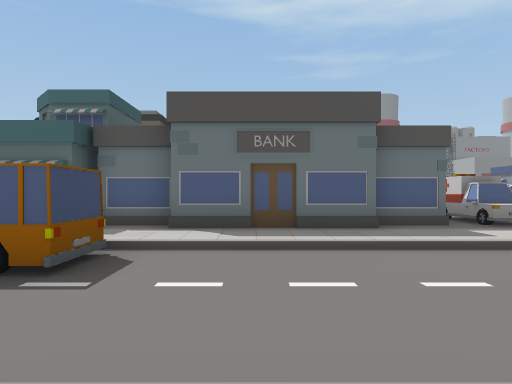
View 1 (above)

24 first-person views from a walk through a 3-D level made in the Unity game engine. The camera is 1.2 m above the floor, looks level and sees 75° across. The floor is counted in squares, 2 m on a side. Each view is taken from the middle of a square. On the plan, view 1 faces up. The plan holds only what a view shows up to about 10 squares ahead; the rest is blank. The place goes on beyond the plan. The player is left out.

View 2
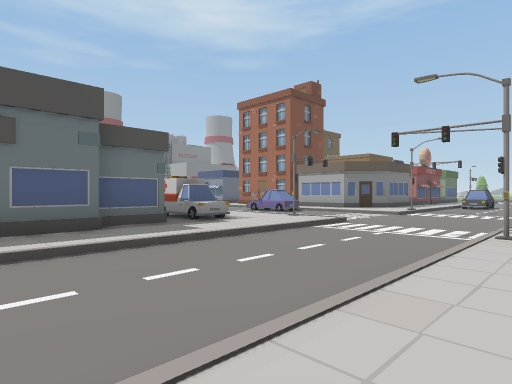

View 3
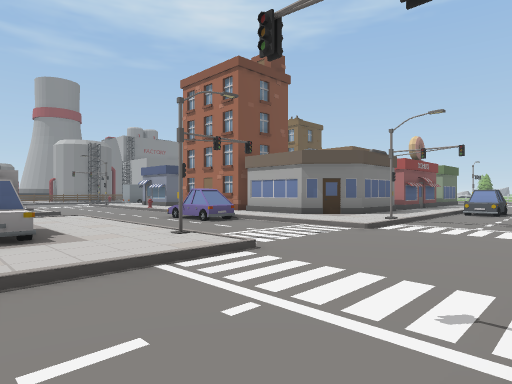

View 4
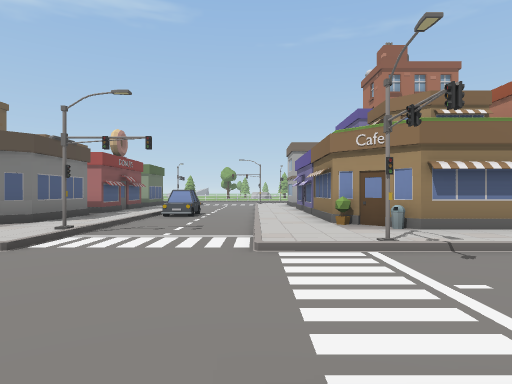

View 5
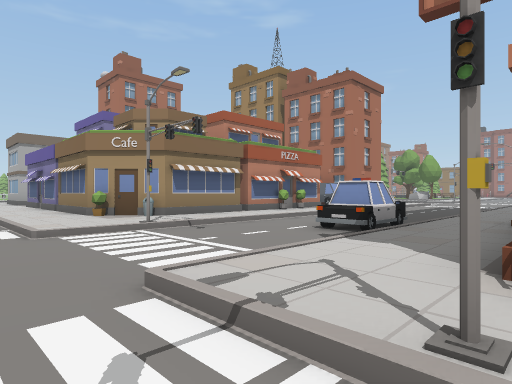

View 6
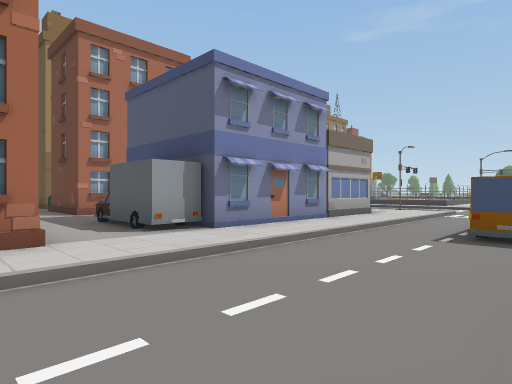

View 7
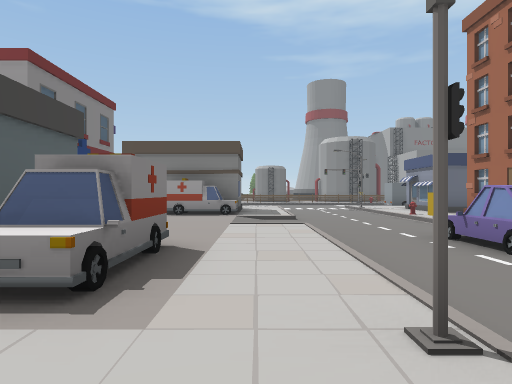

View 8
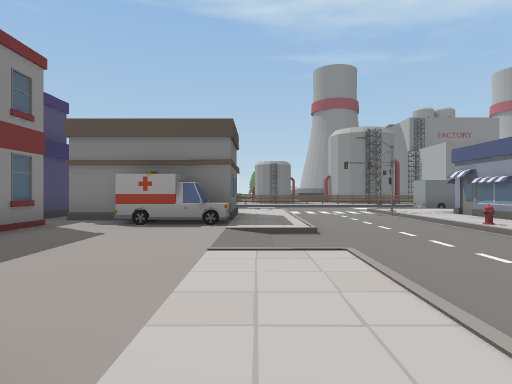

View 9
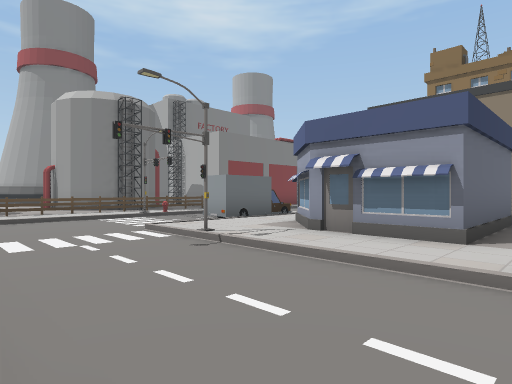

View 10
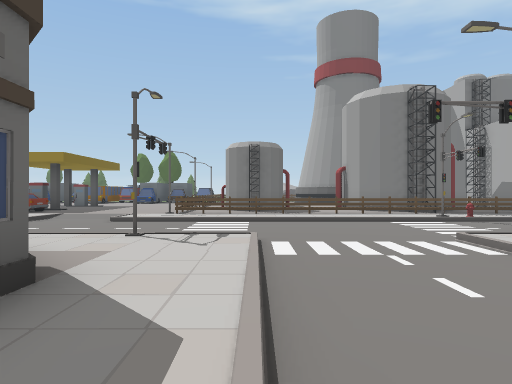

View 11
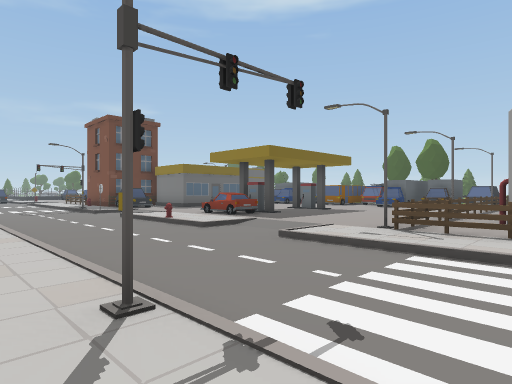

View 12
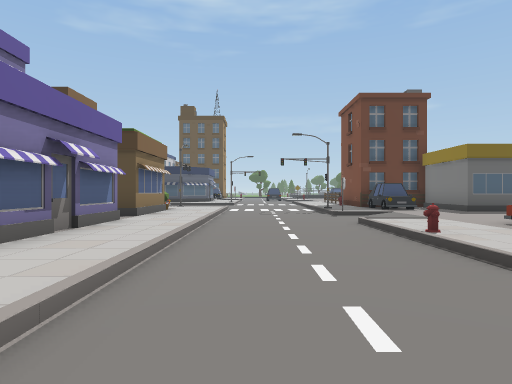

View 13
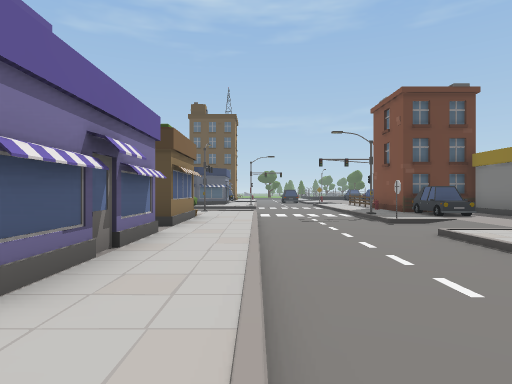

View 14
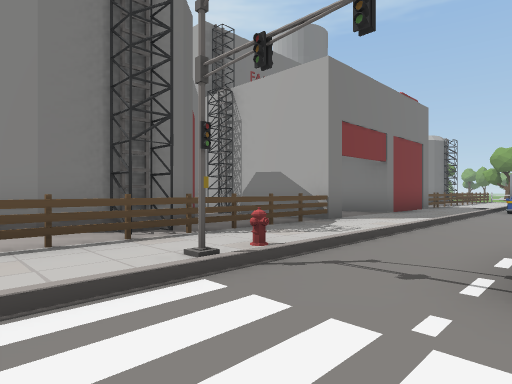

View 15
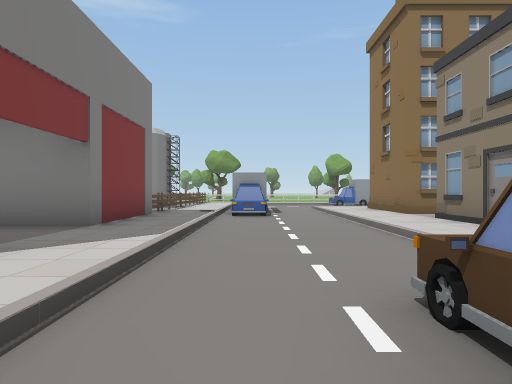

View 16
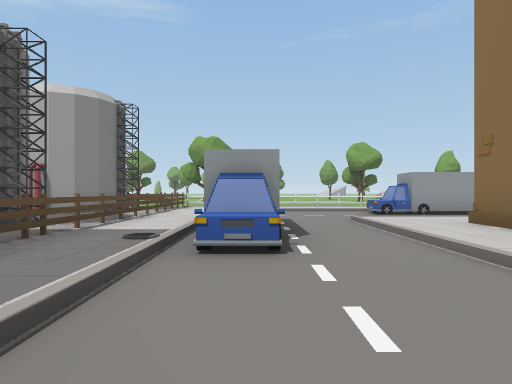

View 17
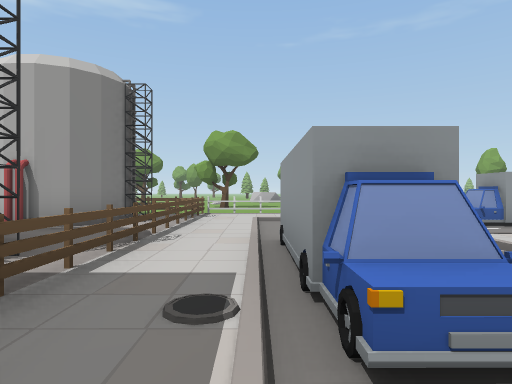

View 18
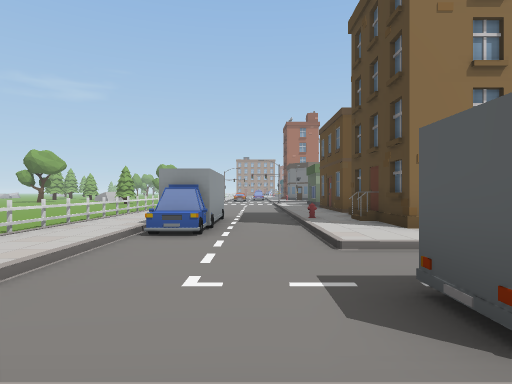

View 19
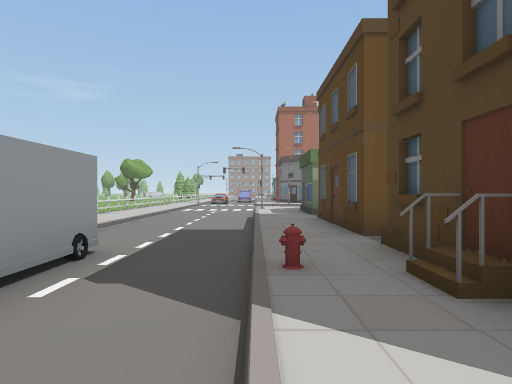

View 20
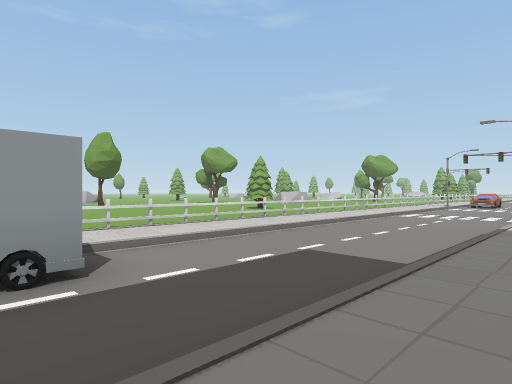

View 21
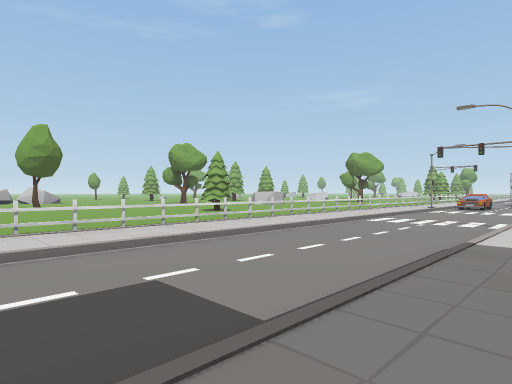

View 22
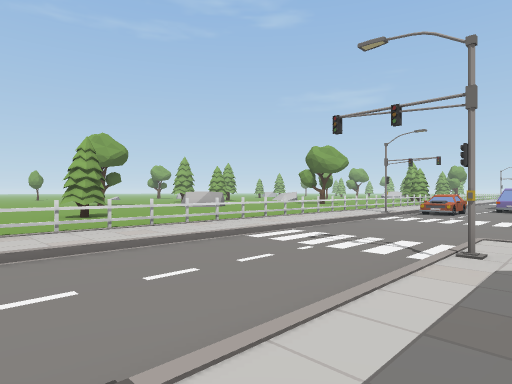

View 23
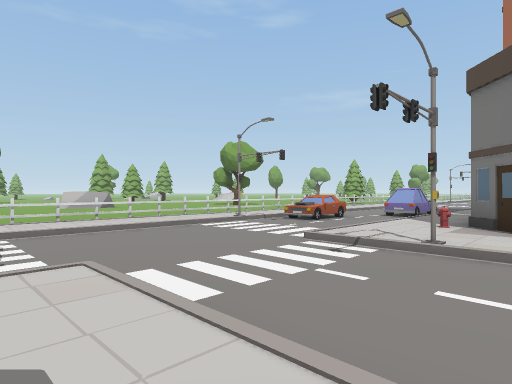

View 24
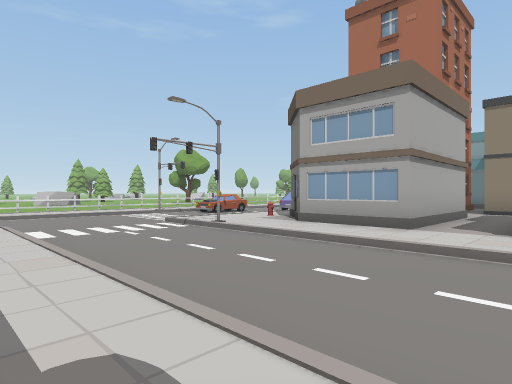

### Floor plan
Key: @ floor where view 1 was taken; # wall or solid block; x gap in a wall; . main floor; - floor 0.25 m lower than the main floor; / step, stairs or slope; C car; H hydrant; F fence; O other object.
Columns run from 6 left of view 1 to 31 right of it. Each row starts with its distance up from view 1.
 26 OO.    ....O#       ##         O#  OO
 25 .....CC..... O   #####  #    O#.#O
 24 C....CC....FFFFFFFFFFF..###FFFF.FF OF
 23 ...................................OF
 22 xO--//H/--////////H////////////////.
 21 ----------------------------OOOO--/.O
 20 -------------------CC-------------/.
 19 ///////////#//--///// //////////--/.
 18 ............./--/...   ......../--/.F
 17 O######O  O../--#.O#    #O.O##./-O/.F
 16       ##   #./--/.##         #//-O/...
 15            #./--/.#          #.H-O/.F.
 14         ####./--/.####       #./-O/.O.
 13         #.CC./--H.           O./--/...
 12         #....---/.#          #./--/.F.
 11          ....---/O#          #./--/.F.
 10         O..../--             #./--/...
  9          ..../-C             #./--/.F.
  8          #.C./-C/.O          #./--/.F.
  7          #.C./--/.O           ./--/...
  6   O#######CC./--/..###O  O   O./--/.F.
  5     .........#--/...... .......#--/.F.
  4     //////////--//#//// ////////--/...
  3  CCCC-----------------CC----------/.F.
  2 ----------------------- ----------/.F.
  1 //////////////--/////// /////#//--/...
  0 ......@....O./--/............../--/.F.
 -1  #####OC.#  ./--#.O###O#O.###.H/--#.O
 -2        C.   ./--/.##     .# ##./-C/.
 -3        C.  O./C-/.#      .#  O./-C/
 -4        ..   ./C-/.#      .#   ./--
 -5        ..   //- /.#      ..O    C
 -6       ##.   ./-  O#      ##     C
 -7        #.   ./-

Positions as (right, up) in squares from view 1, and headings:
1: (0, 0), facing up
2: (0, 0), facing up-right
3: (4, 1), facing up-right
4: (6, 1), facing right
5: (5, 2), facing down-right
6: (4, 4), facing down-left
7: (6, 4), facing up
8: (6, 7), facing up
9: (7, 13), facing up-right
10: (7, 14), facing up
11: (7, 18), facing up-left
12: (4, 20), facing left
13: (3, 19), facing left
14: (10, 20), facing up-right
15: (13, 21), facing right
16: (18, 21), facing right
17: (20, 22), facing right
18: (26, 23), facing down
19: (25, 18), facing down
20: (24, 15), facing down-right
21: (24, 13), facing down-right
22: (24, 9), facing down-right
23: (22, 5), facing down-right
24: (18, 5), facing down-right
